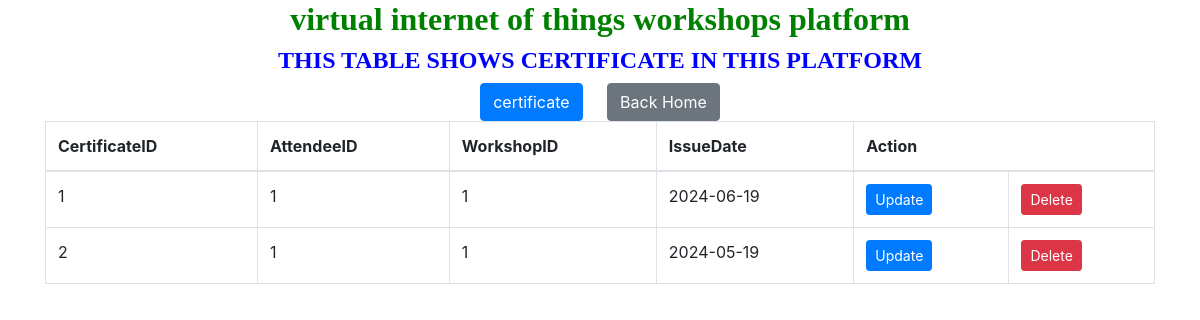
The page /viewcertificate.php on the database its author committed.
### tables this page shows
CREATE TABLE IF NOT EXISTS `certificate` (
  `CertificateID` int(11) NOT NULL AUTO_INCREMENT,
  `AttendeeID` int(11) DEFAULT NULL,
  `WorkshopID` int(11) DEFAULT NULL,
  `IssueDate` date DEFAULT NULL,
  PRIMARY KEY (`CertificateID`),
  KEY `AttendeeID` (`AttendeeID`),
  KEY `WorkshopID` (`WorkshopID`)
);

### viewcertificate.php (the view, shortened to what this page needs)
<!DOCTYPE html>
<html>
<head>
    <link href="https://stackpath.bootstrapcdn.com/bootstrap/4.5.2/css/bootstrap.min.css" rel="stylesheet">
</head>
<body>
<center>
    <div class="container">
        <h2 style="text-align: center; font-family: century; font-weight: bold; color: green;">virtual internet of things workshops platform</h2>
        <h4 style="text-align: center; font-family: century; font-weight: bold; color:blue;">THIS TABLE SHOWS CERTIFICATE IN THIS PLATFORM </h4>
        <a href="certificate.html" class="btn btn-primary" style="margin-top: 0px;">certificate</a>
        <a href="home.html" class="btn btn-secondary" style="margin-left: 20px;">Back Home</a>
        <table class="table table-bordered">
            <thead>
                <tr>
                    <th>CertificateID</th>
                    <th>AttendeeID</th>
                    <th>WorkshopID</th>
                    <th>IssueDate</th>
                    <th colspan="2">Action</th>
                </tr>
            </thead>
            <tbody>
                <?php
                include "databaseconnection.php";
                $sql = "SELECT * FROM certificate";
                $result = $connection->query($sql);
                while ($row = $result->fetch_assoc()) {
                    echo "
                    <tr>
                        <td>{$row['CertificateID']}</td>
                        <td>{$row['AttendeeID']}</td>
                        <td>{$row['WorkshopID']}</td>
                        <td>{$row['IssueDate']}</td>
                        <td>
                            <a href='updatecertificate.php?CertificateID={$row['CertificateID']}' class='btn btn-primary btn-sm'>Update</a></td>
                            <td>
                            <a href='deletecertificate.php?CertificateID={$row['CertificateID']}' class='btn btn-danger btn-sm'>Delete</a>
                        </td>
                    </tr>
                    ";
                }
                ?>
            </tbody>
        </table>
    </div>
    </center>
</body>
</html>

### rows shown on the page
certificate: CertificateID "1", AttendeeID "1", WorkshopID "1", IssueDate "2024-06-19"
certificate: CertificateID "2", AttendeeID "1", WorkshopID "1", IssueDate "2024-05-19"
